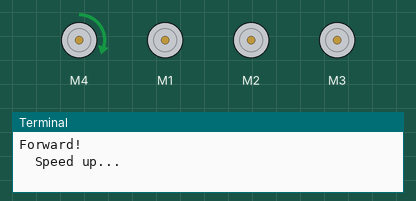
Simulated run of this program. Board: Raspberry Pi (BCM pin numbers). Parts: 4 × DC motor (green arrow = forward, orange = backward, longer = faster), the last lines printed to the terminal. At 12.6 s the program stops and its outputs stay as they are.

Above: at 0.7 s.
At 4.6 s:
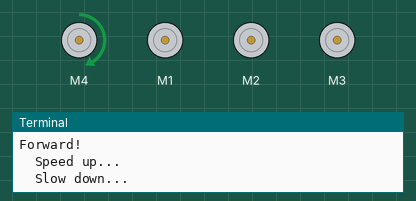
At 8.5 s:
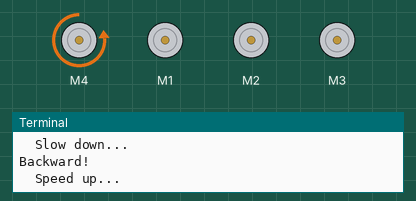
At 12.6 s:
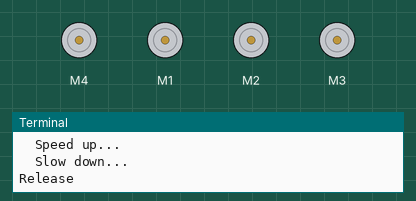
Timing chart, 0 to 14.1 s (numbered marks = the images above):
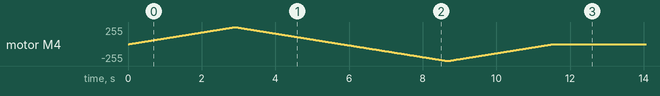

The program:

DCMotor.py
```python
from Adafruit_MotorHAT import Adafruit_MotorHAT, Adafruit_DCMotor
import time
import atexit

mh = Adafruit_MotorHAT(addr=0x60)

def turnOffMotors():
    mh.getMotor(1).run(Adafruit_MotorHAT.RELEASE)
    mh.getMotor(2).run(Adafruit_MotorHAT.RELEASE)
    mh.getMotor(3).run(Adafruit_MotorHAT.RELEASE)
    mh.getMotor(4).run(Adafruit_MotorHAT.RELEASE)

atexit.register(turnOffMotors)

myMotor = mh.getMotor(4)
#Speed [0,255]
myMotor.setSpeed(150)

print "Forward! "
myMotor.run(Adafruit_MotorHAT.FORWARD)
print "\tSpeed up..."
for i in range(255):
   myMotor.setSpeed(i)
   time.sleep(0.01)
print "\tSlow down..."
for i in reversed(range(255)):
   myMotor.setSpeed(i)
   time.sleep(0.01)
print "Backward! "
myMotor.run(Adafruit_MotorHAT.BACKWARD)
print "\tSpeed up..."
for i in range(255):
   myMotor.setSpeed(i)
   time.sleep(0.01)
print "\tSlow down..."
for i in reversed(range(255)):
   myMotor.setSpeed(i)
   time.sleep(0.01)
print "Release"
myMotor.run(Adafruit_MotorHAT.RELEASE)
time.sleep(1.0)
```
